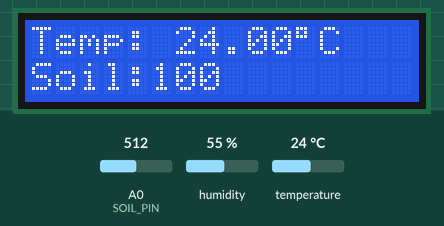
Recording of a sketch running on a simulated ESP8266 (NodeMCU). Shown: 16×2 character LCD. The test bench sets the inputs (shaded band); at power-on: temperature 24 °C, A0 (SOIL_PIN) = 512, humidity 55 %. WiFi joins after 1.5 s; servers stay silent unless stated; what the sketch prints to the serial monitor is not drawn.

Above: at 4.5 s.
4.6 s: temperature set to 12 °C
At 8.9 s:
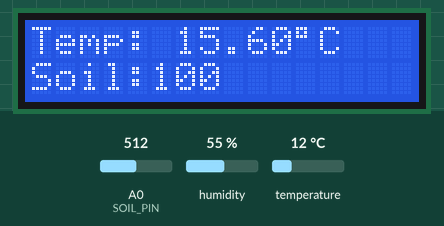
11.3 s: A0 (SOIL_PIN) set to 0
At 13.0 s:
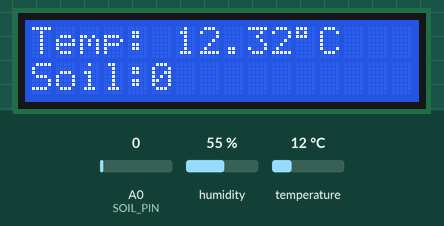
15.3 s: temperature set to 19 °C
At 17.3 s:
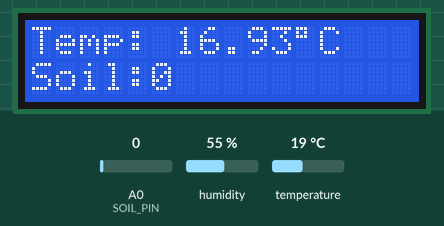
19.3 s: A0 (SOIL_PIN) set to 122
At 20.4 s:
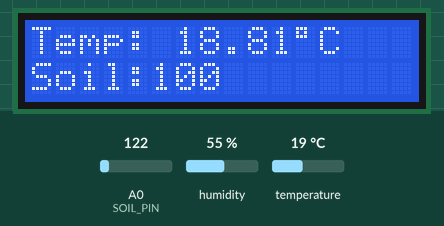
23.3 s: temperature set to 28 °C
At 24.6 s:
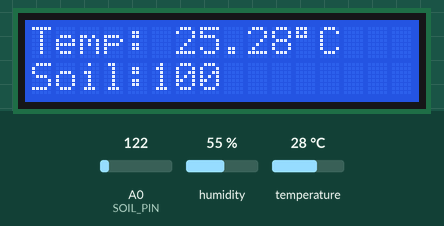
Timing chart, 0 to 26.3 s (numbered marks = the images above; inputs shaded):
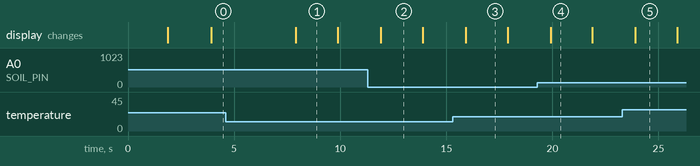

Measured:
- after the input at 4.6 s, the display: changes after 3.3 s (image 1)
- what the display in image 1 shows lasts 2.0 s, from 7.9 s to 9.9 s

The sketch:

Verify_DHT11.ino
```cpp
// #include <DHT.h>

// #define DHTPIN 4      // Set the digital pin connected to the DHT11 (GPIO4 on NodeMCU)
// #define DHTTYPE DHT11 // Set the sensor type to DHT11

// // Initialize DHT sensor.
// DHT dht(DHTPIN, DHTTYPE);

// void setup() {
//   Serial.begin(115200);
//   delay(10);
//   Serial.println();
//   Serial.println("DHT11 Test with ESP8266");
//   dht.begin();
// }

// void loop() {
//   // Wait a few seconds between measurements.
//   delay(2000);

//   // Read humidity and temperature.
//   float humidity = dht.readHumidity();
//   float temperatureC = dht.readTemperature(); // Celsius
//   float temperatureF = dht.readTemperature(true); // Fahrenheit

//   // Check if any reads failed and try again.
//   if (isnan(humidity) || isnan(temperatureC)) {
//     Serial.println("Failed to read from DHT sensor!");
//     return;
//   }

//   // Print results to Serial Monitor.
//   Serial.print("Humidity: ");
//   Serial.print(humidity);
//   Serial.print("%  ");
//   Serial.print("Temperature: ");
//   Serial.print(temperatureC);
//   Serial.print("°C / ");
//   Serial.print(temperatureF);
//   Serial.println("°F");
// }

// #include <Wire.h>
// #include <LiquidCrystal_I2C.h>
// #include <DHT.h>

// // LCD setup
// #define LCD_ADDR 0x27
// LiquidCrystal_I2C lcd(LCD_ADDR, 16, 2);

// #define SOIL_PIN A0

// int soilMoisturePercent=0;
// float humidity=0;
// float temperature=0;

// // DHT setup
// #define DHTPIN D5      // Pin connected to DHT data
// #define DHTTYPE DHT11  // Or DHT22 if you’re using it
// DHT dht(DHTPIN, DHTTYPE);

// void setup() {
//   Wire.begin(D2, D1);   // SDA=D2, SCL=D1 for NodeMCU
//   lcd.init();
//   lcd.backlight();

//   dht.begin();

//   lcd.setCursor(0,0);
//   lcd.print("DHT Sensor Ready");
//   delay(2000);
//   lcd.clear();
// }


// void loop() {
//   float h = dht.readHumidity();
//   float t = dht.readTemperature(); // Celsius

//   int moistureValue = analogRead(SOIL_PIN);
//   soilMoisturePercent = map(moistureValue, 1024, 0, 0, 100);
//   soilMoisturePercent = constrain(moistureValue,0,100);

//   if (!isnan(h) && !isnan(t)) {
//     humidity = (humidity==0) ? h : (h*0.7+humidity*0.3);
//     temperature = (temperature==0) ? t : (t*0.7+temperature*0.3);

//     lcd.clear();
//     lcd.setCursor(0,0);
//     lcd.print("Sensor Error!");
//     delay(2000);
//     return;
//   }

//   lcd.clear();
//   lcd.setCursor(0,0);
//   lcd.print("Temp: ");
//   lcd.print(temperature);
//   lcd.print((char)223); // Degree symbol
//   lcd.print("C");

//   lcd.setCursor(0,1);
//   lcd.print("Humid: ");
//   lcd.print(humidity);
//   lcd.print("%");

//   delay(2000); // Update every 2 sec
// }


#define BLYNK_TEMPLATE_ID "TMPL3nJuK7CuD"  // Get this from Blynk Console
#define BLYNK_TEMPLATE_NAME "Smart Agriculture"
#define BLYNK_AUTH_TOKEN "VnjNOzSMempz1rEy3iMGnXbIzBFCEHTz"  // Get this from Blynk Console

#include <Wire.h>
#include <LiquidCrystal_I2C.h>
#include <DHT.h>
#include <ESP8266WiFi.h>
#include <BlynkSimpleEsp8266.h>

// ===== LCD Setup =====
#define LCD_ADDR 0x27
LiquidCrystal_I2C lcd(LCD_ADDR, 16, 2);

#define SOIL_PIN A0

int soilMoisturePercent=0;
float humidity=0;
float temperature=0;

// ===== DHT Setup =====
#define DHTPIN D5
#define DHTTYPE DHT11   // Change to DHT22 if you use DHT22
DHT dht(DHTPIN, DHTTYPE);

// ===== Wi-Fi Setup =====
char ssid[] = "Rakesh Rocky";      // Wi-Fi SSID
char pass[] = "nu1rs59j4j";  // Wi-Fi Password

// ===== Blynk Timer =====
BlynkTimer timer;

void sendToBlynk() {
  float h = dht.readHumidity();
  float t = dht.readTemperature(); // Celsius

  int moistureValue = analogRead(SOIL_PIN);
  soilMoisturePercent = map(moistureValue, 1024, 0, 0, 100);
  soilMoisturePercent = constrain(moistureValue,0,100);

  if (isnan(h) || isnan(t)) {
    lcd.clear();
    lcd.setCursor(0,0);
    lcd.print("Sensor Error!");
    return;
  }else{
    humidity = (humidity==0) ? h : (h*0.7+humidity*0.3);
    temperature = (temperature==0) ? t : (t*0.7+temperature*0.3);
    Serial.println("Success!");
  }

  // Send data to Blynk
  Blynk.virtualWrite(V0, temperature);
  Blynk.virtualWrite(V1, humidity);
  Blynk.virtualWrite(V2, soilMoisturePercent);
  Serial.println("✓ Data sent to Blynk");

  // Update LCD
  lcd.clear();
  lcd.setCursor(0,0);
  lcd.print("Temp: ");
  lcd.print(temperature);
  lcd.print((char)223);
  lcd.print("C");

  // lcd.setCursor(0,1);
  // lcd.print("Humid: ");
  // lcd.print(humidity);
  // lcd.print("%");

  lcd.setCursor(0,1);
  lcd.print("Soil:");
  lcd.print(String(soilMoisturePercent));
}

void setup() {
  Serial.begin(9600);
  Wire.begin(D2, D1);   // SDA=D2, SCL=D1 for NodeMCU
  lcd.init();
  lcd.backlight();

  dht.begin();

  // Connect to Wi-Fi & Blynk
  Blynk.begin(BLYNK_AUTH_TOKEN, ssid, pass);

  // Run sendToBlynk every 2 seconds
  timer.setInterval(2000L, sendToBlynk);

  lcd.setCursor(0,0);
  lcd.print("Connecting WiFi..");
}

void loop() {
  Blynk.run();
  timer.run();
}
```
